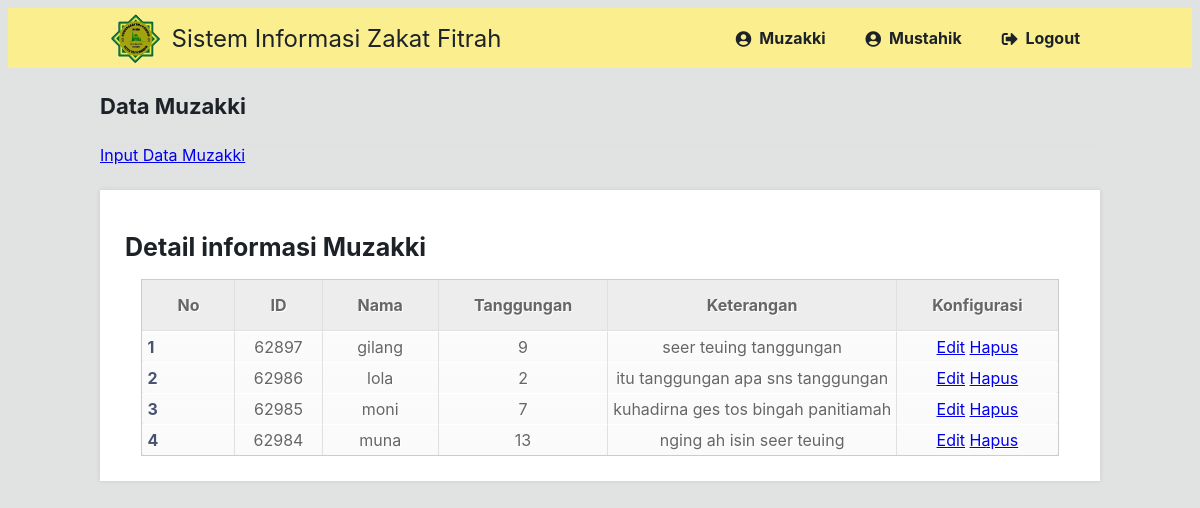
Screenshot of /muzakki.php (signed in) with the database file from the repository.
### tables this page shows
CREATE TABLE `muzakki` (
  `id` int(11) NOT NULL,
  `id_muzakki` int(11) NOT NULL,
  `nama_muzakki` varchar(20) NOT NULL,
  `jumlah_tanggungan` int(11) NOT NULL,
  `keterangan` text NOT NULL
);

### muzakki.php (the view, shortened to what this page needs)
<?php
$DATABASE_HOST = 'localhost';
$DATABASE_USER = 'root';
$DATABASE_PASS = 'Cihonje@fchrz';
$DATABASE_NAME = 'zakatfitrah';
$con = mysqli_connect($DATABASE_HOST, $DATABASE_USER, $DATABASE_PASS, $DATABASE_NAME);
?>
<!DOCTYPE html>
<html>
<head>
    <link href="style.css" rel="stylesheet" type="text/css">
    <link rel="stylesheet" href="https://use.fontawesome.com/releases/v5.7.1/css/all.css">
</head>
<body class="loggedin">
<nav class="navtop">
    <div>
    <img src="asset/logo.png" alt="">
        <h1>Sistem Informasi Zakat Fitrah</h1>
        <a href="muzakki.php"><i class="fas fa-user-circle"></i>Muzakki</a>
        <a href="mustahik.php"><i class="fas fa-user-circle"></i>Mustahik</a>
        <a href="logout.php"><i class="fas fa-sign-out-alt"></i>Logout</a>
    </div>
</nav>
<div class="content">
    <h2>Data Muzakki</h2>
    <a href="input_muzakki.php">Input Data Muzakki</a>
    <div>
        <h1>Detail informasi Muzakki </h1>
        <table cellspacing='0' align="center">
            <thead>
            <tr>
                <th>No</th>
                <th>ID</th>
                <th>Nama</th>
                <th>Tanggungan</th>
                <th>Keterangan</th>
                <th>Konfigurasi</th>
            </tr>
            </thead>
            <?php
            $no = 1;
            $data = mysqli_query($con,"select * from muzakki");
            while($d = mysqli_fetch_array($data)){
                ?>
            <tbody>
            <tr>
                <td><?php echo $no++; ?></td>
                <td><?php echo $d['id_muzakki']; ?></td>
                <td><?php echo $d['nama_muzakki']; ?></td>
                <td><?php echo $d['jumlah_tanggungan']; ?></td>
                <td><?php echo $d['keterangan']; ?></td>
                <td>
                    <a href="edit.php?id=<?php echo $d['id']; ?>">Edit</a>
                    <a href="hapus.php?id=<?php echo $d['id']; ?>">Hapus</a>
                </td>
            </tr>
            </tbody>
            <?php
            }
            ?>
        </table>
    </div>
</div>
</body>
</html>

### style.css (style rules this page uses)
* { box-sizing: border-box; font-family: -apple-system, BlinkMacSystemFont, "segoe ui", roboto, oxygen, ubuntu, cantarell, "fira sans", "droid sans", "helvetica neue", Arial, sans-serif; font-size: 16px; -webkit-font-smoothing: antialiased; -moz-osx-font-smoothing: grayscale; }
body { background-color: #faee8f; }
.navtop { background-color: #faee8f; height: 60px; width: 100%; border: 0; }
.navtop div { display: flex; margin: 0 auto; width: 1000px; height: 100%; }
.navtop div h1, .navtop div a { display: inline-flex; align-items: center; }
.navtop div h1 { flex: 1; font-size: 24px; padding: 0; margin: 0; color: #1D2228; font-weight: normal; }
.navtop div a { padding: 0 20px; text-decoration: none; color: #1D2228; font-weight: bold; }
.navtop div a i { padding: 2px 8px 0 0; }
body.loggedin { background-color: #E1E2E2; }
.content { width: 1000px; margin: 0 auto; }
.content h2 { margin: 0; padding: 25px 0; font-size: 22px; border-bottom: 1px solid #e0e0e3; color: #1D2228; }
.content h1 { margin: 5; padding: 0px 0; font-size: 25px; align-content: center; color: #1D2228; }
.content > p, .content > div { box-shadow: 0 0 5px 0 rgba(0, 0, 0, 0.1); margin: 25px 0; padding: 25px; background-color: #fff; }
.content > p table td, .content > div table td { padding: 5px; }
.content > p table td:first-child, .content > div table td:first-child { font-weight: bold; color: #4a536e; padding-right: 15px; }
table { font-family: Arial, Helvetica, sans-serif; color: #666; text-shadow: 1px 1px 0px #fff; background: #eaebec; border: #ccc 1px solid; }
table th { padding: 15px 35px; border-left:1px solid #e0e0e0; border-bottom: 1px solid #e0e0e0; background: #ededed; }
table th:first-child { border-left:none; }
table tr { text-align: center; padding-left: 20px; }
table td:first-child { text-align: left; padding-left: 20px; border-left: 0; }
table td { padding: 15px 35px; border-top: 1px solid #ffffff; border-bottom: 1px solid #e0e0e0; border-left: 1px solid #e0e0e0; background: #fafafa; background: -webkit-gradient(linear, left top, left bottom, from(#fbfbfb), to(#fafafa)); background: -moz-linear-gradient(top, #fbfbfb, #fafafa); }
table tr:last-child td { border-bottom: 0; }
table tr:last-child td:first-child { -moz-border-radius-bottomleft: 3px; -webkit-border-bottom-left-radius: 3px; border-bottom-left-radius: 3px; }
table tr:last-child td:last-child { -moz-border-radius-bottomright: 3px; -webkit-border-bottom-right-radius: 3px; border-bottom-right-radius: 3px; }

### rows the page displays
muzakki: id_muzakki "62897", nama_muzakki "gilang", jumlah_tanggungan "9", keterangan "seer teuing tanggungan"
muzakki: id_muzakki "62986", nama_muzakki "lola", jumlah_tanggungan "2", keterangan "itu tanggungan apa sns tanggungan"
muzakki: id_muzakki "62985", nama_muzakki "moni", jumlah_tanggungan "7", keterangan "kuhadirna ges tos bingah panitiamah"
muzakki: id_muzakki "62984", nama_muzakki "muna", jumlah_tanggungan "13", keterangan "nging ah isin seer teuing"
